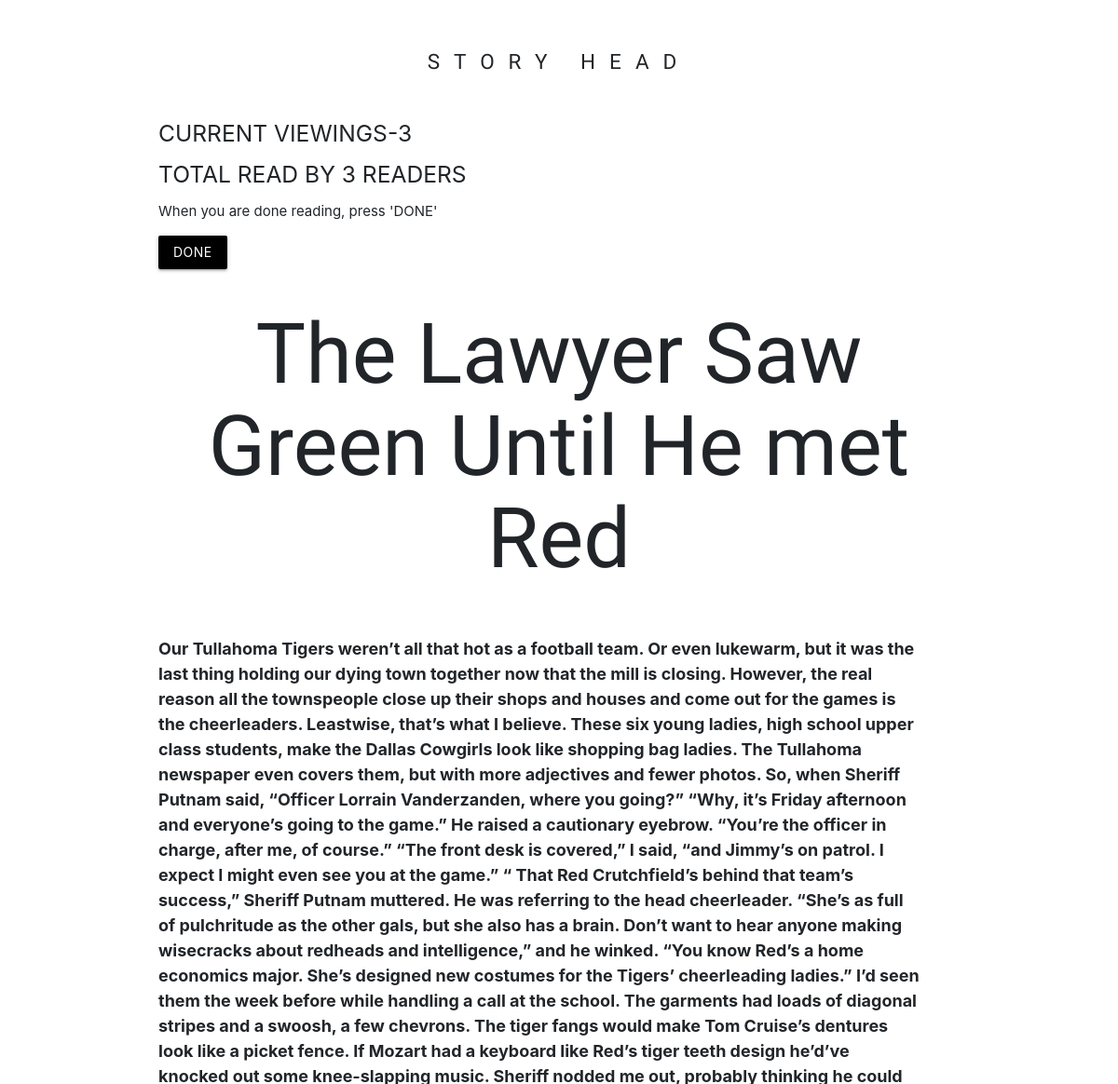
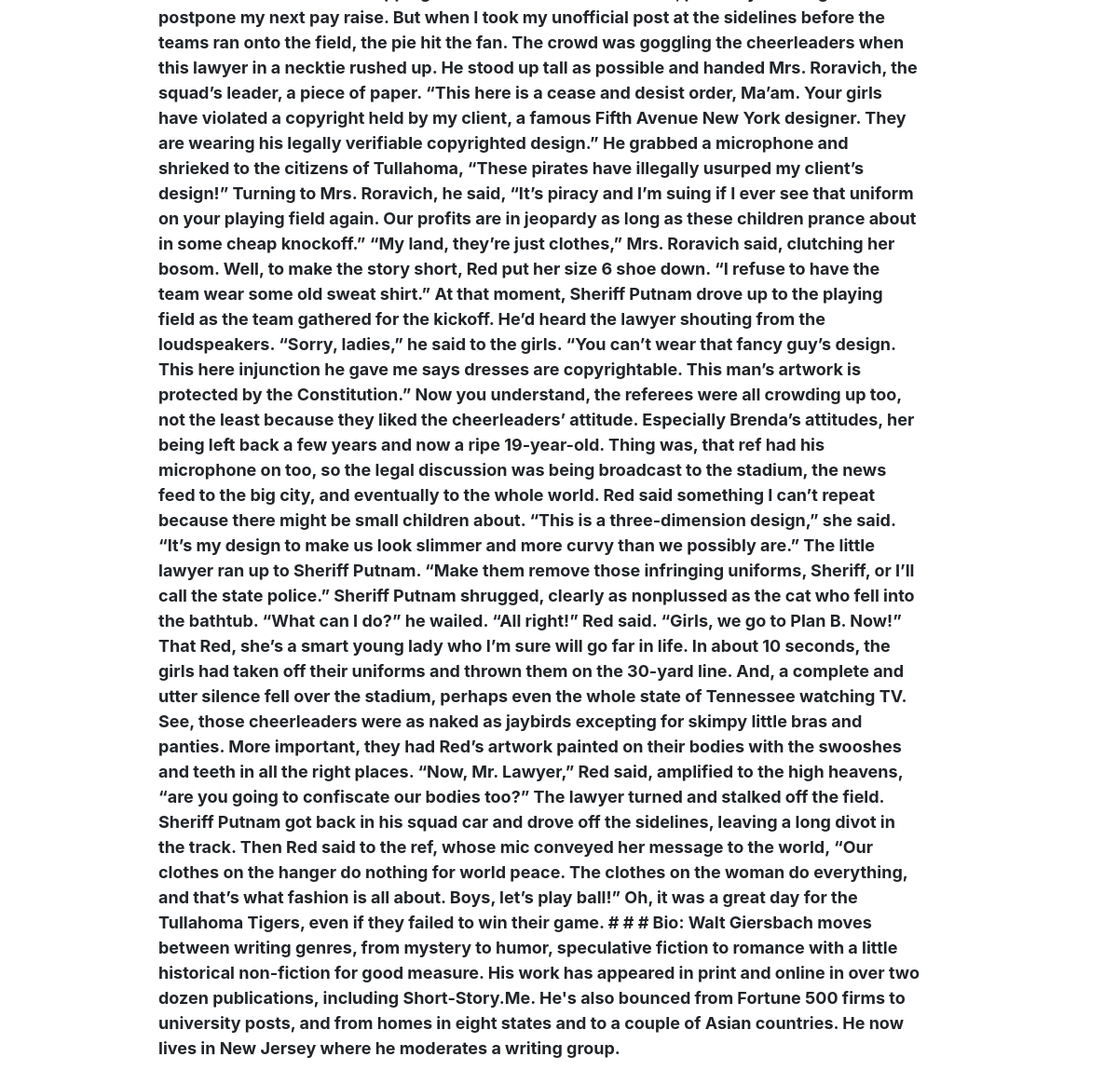
Page /3/ (signed in) on the committed database (2 pictures, top to bottom).
### first_auth/models.py (models this page shows, shortened)
class story(models.Model):
    story_id=models.IntegerField(primary_key=True)
    story_name=models.CharField(max_length=150)
    description=models.TextField()
    current_view=models.ManyToManyField(User,related_name='current_reads',blank=True)
    total_read=models.ManyToManyField(User,related_name='total_reads',blank=True)
    class Meta:
        verbose_name = "Story section"
        verbose_name_plural = "Stories"

### first_auth/views.py (the view)
# urls.py: path('<slug:pk>/', story_details.as_view(), name='story_details'),
class story_details(DetailView):
    model=story
    template_name='story_details.html'
    def get_object(self, queryset=None):
        context=super().get_object(queryset=queryset)
        context.current_view.add(self.request.user)
        return context

### templates/story_details.html (shortened to what this page needs)
<html>
<head>
<link rel="stylesheet" href="https://stackpath.bootstrapcdn.com/bootstrap/4.5.2/css/bootstrap.min.css">
      <link type="text/css" rel="stylesheet" href="css/materialize.min.css"  media="screen,projection"/>
</head>
<body onload = "JavaScript:AutoRefresh(5000);">
<form action="{% url 'count_reader' story.story_id %}" method="post">
<main id="main">
  <p class="p-title">STORY HEAD
  <br>
  <div id="text">
  <h5 id="text">CURRENT VIEWINGS-{{ story.current_view.count }}</h5>
  <h5>TOTAL READ BY {{ story.total_read.count }} READERS</h5>
  </div>
 </p>
 <p>When you are done reading, press 'DONE' </p>
 <button type="submit" class="btn btn-primary black" value="{{ story.story_id }}">DONE</button>
    <h1 id="title">{{ story.story_name }}</h1>
<section id="tribute-info">
    <div class="p1">
      <p><span>
      {{ story.description }}</p>
    </div>
</section>
</main>
 </form>
</body>
</html>

### templates/story_details.html (style rules this page uses)
* { padding: 0; margin: 0; box-sizing: border-box; }
#main { padding: 50px; width: 80%; margin: 0 auto; }
.p-title { text-align: center; padding-bottom: 30px; font-family: 'Open Sans Condensed', sans-serif; font-size: 1.5rem; text-transform: uppercase; letter-spacing: 15px; }
#title { text-align: center; font-size: 6rem; font-family: 'Tangerine', cursive; padding-bottom: 30px; }
#title::before { content: ''; width: 30%; border: 1px solid #000; display: flex; position: relative; top: 50px; }
#title::after { content: ''; width: 30%; border: 1px solid #000; display: flex; position: relative; top: -52px; left: 70%; }
span { font-weight: bold; }
#tribute-info { display: flex; justify-content: space-between; width: 100%; }
.p1 { width: 95%; font-size: 1.2rem; }
@media all and (max-width: 1260px) { #title::before { border: none; } }
@media all and (max-width: 1260px) { #title::after { border: none; } }

### rows in the picture
story: current_view.count "3", total_read.count "3", story_name "The Lawyer Saw Green Until He met Red", description "Our Tullahoma Tigers weren’t all that hot as a football team. Or even lukewarm, but it was the last thing holding our dying town together now that the mill is closing. However, the real reason all the townspeople close up their shops and houses and come out for the games is the cheerleaders. Leastwise, that’s what I believe. These six young ladies, high school upper class students, make the Dallas Cowgirls look like shopping bag ladies. The Tullahoma newspaper even covers them, but with more adjectives and fewer photos. So, when Sheriff Putnam said, “Officer Lorrain Vanderzanden, where you going?” “Why, it’s Friday afternoon and everyone’s going to the game.” He raised a cautionary eyebrow.…"
